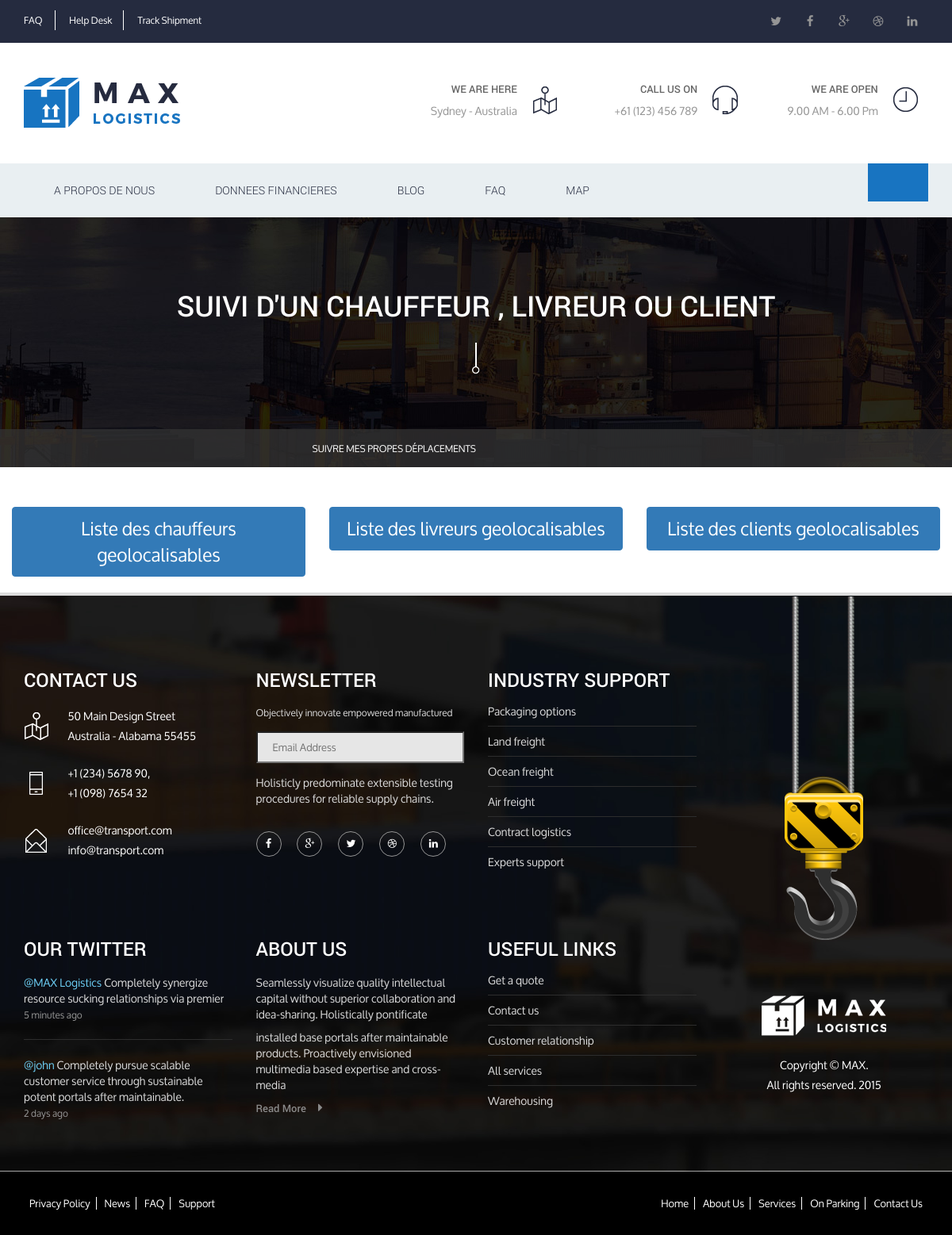
/map_suivi_users/ (signed in), run on an earlier commit of the app's database.
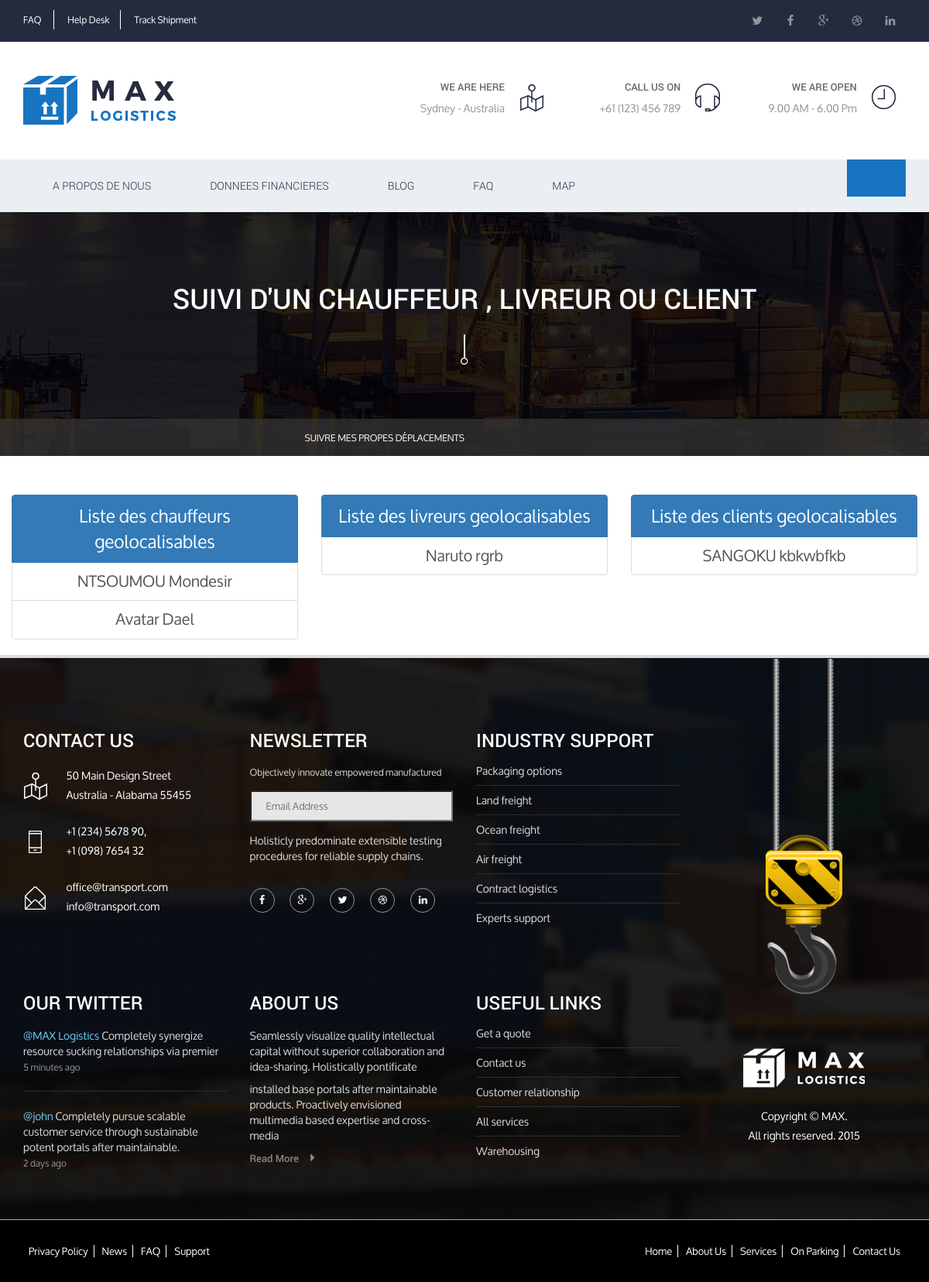
And on a later commit of the database.
### web/models.py (models this page shows, shortened)
class Chauffeur(models.Model):
   user = models.OneToOneField(User, on_delete=models.CASCADE)
   nom = models.CharField(max_length=20, null=True, blank=True, verbose_name="Nom(s) du chauffeur")
   prenom = models.CharField(max_length=20, null=True, blank=True, verbose_name="Prénom(s) du chauffeur")
   date_naissance = models.DateField(max_length=100, null=True, blank=True, verbose_name="Date de naissance")
   telephone = models.CharField(max_length=100, null=True, blank=True, verbose_name="Numero de telephone")
   adresse = models.CharField(max_length=100, null=True, blank=True, verbose_name="Adresse")
   vehicule = models.ForeignKey(Vehicule, on_delete=models.CASCADE, null=True, blank=True)
   piece_jointe = models.FileField(upload_to='pieces_jointes/chauffeurs/')
   latitude = models.FloatField(null=True, blank=True)
   longitude = models.FloatField(null=True, blank=True)

class Livreur(models.Model):
   user = models.OneToOneField(User, on_delete=models.CASCADE)
   nom = models.CharField(max_length=20, null=True, blank=True, verbose_name="Nom(s) du Livreur")
   prenom = models.CharField(max_length=20, null=True, blank=True, verbose_name="Prénom(s) du Livreur")
   date_naissance = models.DateField(max_length=100, null=True, blank=True, verbose_name="Date de naissance")
   telephone = models.CharField(max_length=100, null=True, blank=True, verbose_name="Numero de telephone")
   adresse = models.CharField(max_length=100, null=True, blank=True, verbose_name="Adresse")
   clients = models.ManyToManyField(Client, through='TransactionLivreurClient')
   piece_jointe = models.FileField(upload_to='pieces_jointes/livreurs/')
   latitude = models.FloatField(null=True, blank=True)
   longitude = models.FloatField(null=True, blank=True)
   def __str__(self):
      return f"{self.nom} {self.prenom}"

class Client(models.Model):
   user = models.OneToOneField(User, on_delete=models.CASCADE)
   nom = models.CharField(max_length=20, null=True, blank=True, verbose_name="Nom(s) du Client")
   prenom = models.CharField(max_length=20, null=True, blank=True, verbose_name="Prénom(s) du Client")
   date_naissance = models.DateField(max_length=100, null=True, blank=True, verbose_name="Date de naissance")
   telephone = models.CharField(max_length=100, null=True, blank=True, verbose_name="Numero de telephone")
   adresse = models.CharField(max_length=100, null=True, blank=True, verbose_name="Adresse")
   chauffeurs = models.ManyToManyField(Chauffeur, through='TransactionChauffeurClient')
   latitude = models.FloatField(null=True, blank=True)
   longitude = models.FloatField(null=True, blank=True)

### web/views.py (the view)
# urls.py: path('map_suivi_users/', views.map_suivi_users, name='map_suivi_users'),
@login_required
def map_suivi_users(request):
   livreurs = Livreur.objects.filter(longitude__gt=0.0).exclude(latitude=0.0, longitude=0.0)
   chauffeurs = Chauffeur.objects.filter(longitude__gt=0.0).exclude(latitude=0.0, longitude=0.0)
   clients = Client.objects.filter(longitude__gt=0.0).exclude(latitude=0.0, longitude=0.0)
   print(livreurs)
   context = {
      'livreurs':livreurs,
      'chauffeurs':chauffeurs,
      'clients':clients
   }
   return render(request , 'web/map_suivi_users.html', context)

### web/templates/web/map_suivi_users.html (shortened to what this page needs)
{% extends 'base.html' %}
{% load static %}
{% block link %}
<link rel="stylesheet" href="https://unpkg.com/leaflet@1.9.3/dist/leaflet.css"/>
{% endblock link %}
{% block content %}
   <section class="breadcrumb_main_area">
      <div class="row">
            <div class="breadcrumb_main nice_title content-center">
               <h3>Suivi d'un chauffeur , livreur ou client</h3>
               <img src="{% static 'web/images/breadcrumb-nice-title-one.png' %}" alt="">
            </div>
            <div class="breadcrumb_bg margin-top-70">
               <div class="container">
                  <div class="col-md-6 padding-right-0 col-sm-6">
                     <ol class="breadcrumb floatright">
                        <li><a href="{% url 'map' %}">Suivre mes propes déplacements</a></li>
                     </ol>
                  </div>
               </div>
            </div>
      </div>
   </section>
<section class="query_accordion_area" id="formulaire">
   <div class="row">
      <center>
         <div class="container-fluid" style="margin-top: 50px;font-size: 20px;">
               <div class="col-md-4">
                  <div class="list-group">
                     <p class="list-group-item active" style="font-size: 23px;">
                        Liste des chauffeurs geolocalisables
                     </p>
                     {% for chauffeur in chauffeurs %}
                     <a class="list-group-item" href="{% url 'suivi_user_chauffeur' chauffeur.pk %}">{{chauffeur.nom}} {{chauffeur.prenom}}</a>
                     {% endfor %}
                   </div>
               </div>
               <div class="col-md-4">
                  <div class="list-group">
                     <p class="list-group-item active" style="font-size: 23px;">
                        Liste des livreurs geolocalisables
                     </p>
                     {% for livreur in livreurs %}
                     <a class="list-group-item" href="{% url 'suivi_user_livreur' livreur.pk %}">{{livreur.nom}} {{livreur.prenom}}</a>
                     {% endfor %}
                   </div>
               </div>
               <div class="col-md-4">
                  <div class="list-group">
                     <p class="list-group-item active" style="font-size: 23px;">
                        Liste des clients geolocalisables
                     </p>
                     {% for client in clients %}
                     <a class="list-group-item" href="{% url 'suivi_user_client' client.pk %}">{{client.nom}} {{client.prenom}}</a>
                     {% endfor %}
                   </div>
               </div>
      </center>
   </div>
</section>
{% endblock content %}

What changed in the data, as far as the page shows it:
added Chauffeur: nom "NTSOUMOU", prenom "Mondesir"
added Chauffeur: nom "Avatar", prenom "Dael"
added Livreur: nom "Naruto", prenom "rgrb"
added Client: nom "SANGOKU", prenom "kbkwbfkb"
